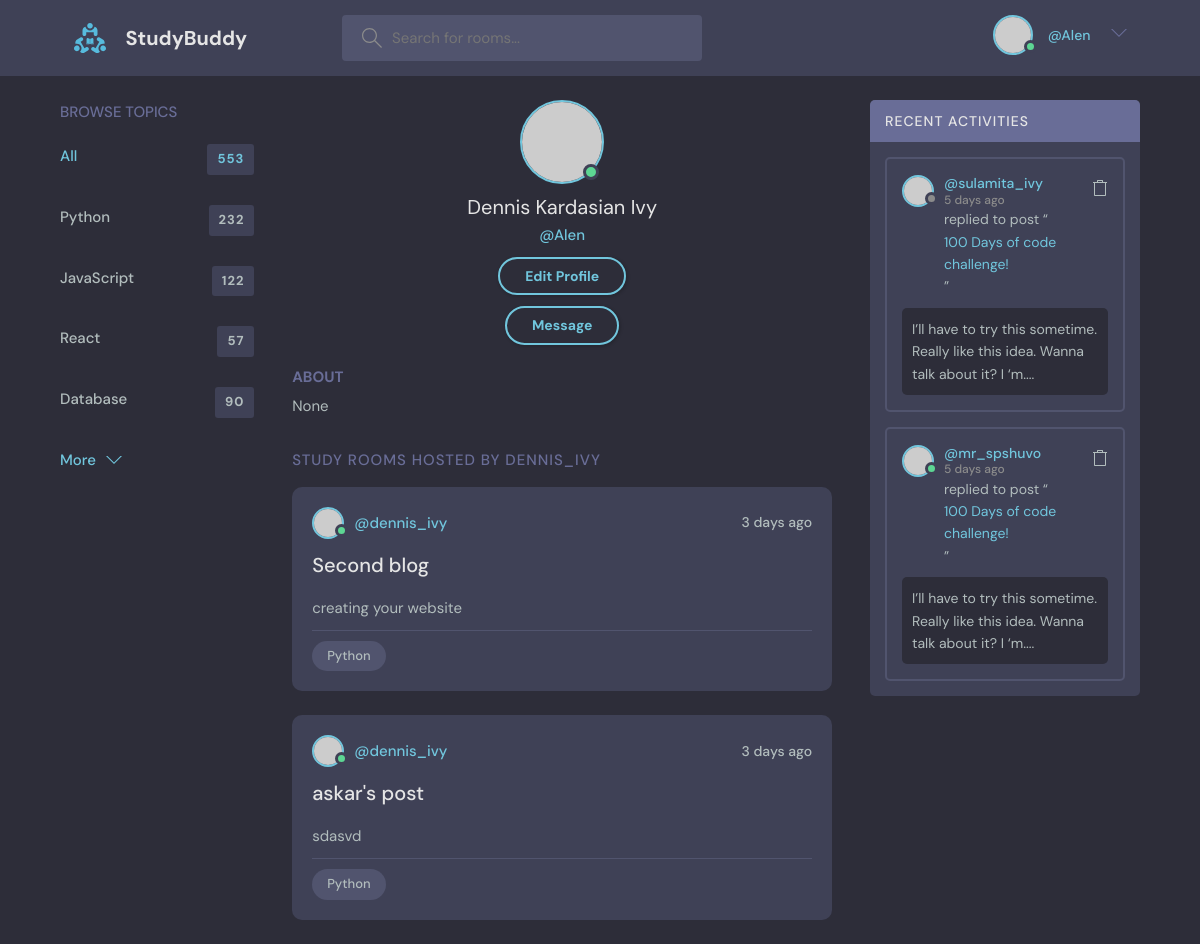
Before: /user-post/3 (signed in) with the older database file.
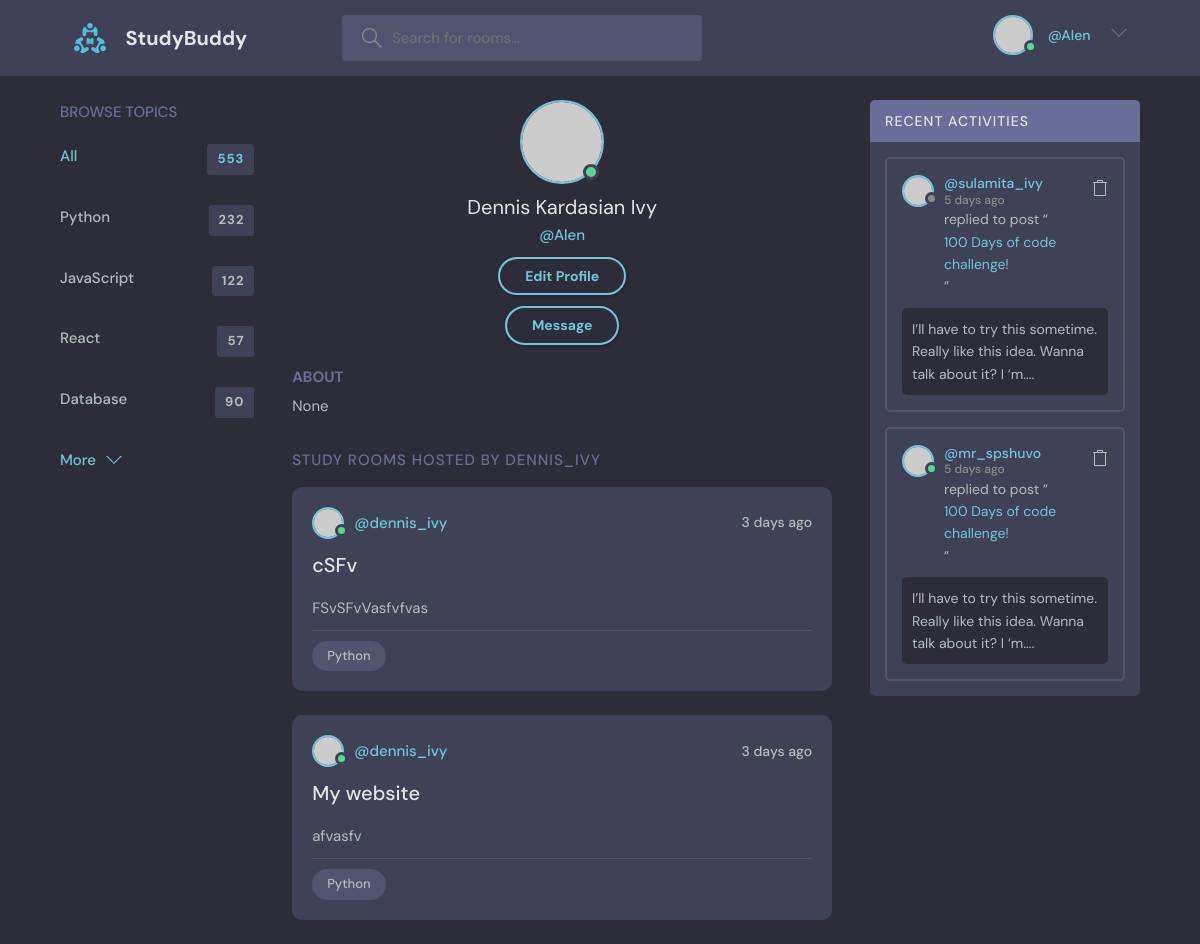
After: the same page with the newer database file.
### SocialMedia/models.py (models this page shows, shortened)
class User(AbstractUser):
    first_name = models.CharField(max_length=30)
    second_name = models.CharField(max_length=30)
    bio_info = models.TextField(null=True, blank=True)
    follower = models.ManyToManyField('self', symmetrical=False, related_name='user_follower', null=True)
    following = models.ManyToManyField('self', symmetrical=False, related_name='user_following', null=True)
    def __str__(self):
        return self.username

class Post(models.Model):
    user = models.ForeignKey(User, on_delete=models.CASCADE)
    post_name = models.CharField(max_length=30)
    post_description = models.TextField()

### SocialMedia/views.py (the view)
# urls.py: path("user-post/<str:pk>", UserPost, name="user-post"),
@login_required(login_url='login')
def UserPost(request, pk):
    is_followed = False
    user = User.objects.get(id=pk)
    posts = user.post_set.all()
    for follower in user.follower.all():
        if follower == request.user:
            is_followed = True
    context = {
        'posts': posts,
        'user_post': user,
        'is_followed': is_followed,
        }
    return render(request, "SocialMedia/user/profile.html", context=context)

### SocialMedia/templates/SocialMedia/user/profile.html (shortened to what this page needs)
{% extends 'SocialMedia/base.html' %}
{% block content %}
  <main class="profile-page layout layout--3">
    <div class="container">
      <div class="topics">
        <div class="topics__header">
          <h2>Browse Topics</h2>
        </div>
        <ul class="topics__list">
          <li>
            <a href="/" class="active">All <span>553</span></a>
          </li>
          <li>
            <a href="/">Python <span>232</span></a>
          </li>
          <li>
            <a href="/">JavaScript <span>122</span></a>
          </li>
          <li>
            <a href="/">React <span>57</span></a>
          </li>
          <li>
            <a href="/">Database <span>90</span></a>
          </li>
        </ul>
        <button class="btn btn--link" href="/">
          More
          <svg version="1.1" xmlns="http://www.w3.org/2000/svg" width="32" height="32" viewBox="0 0 32 32">
            <title>chevron-down</title>
            <path d="M16 21l-13-13h-3l16 16 16-16h-3l-13 13z"></path>
          </svg>
        </button>
      </div>
      <div class="roomList">
        <div class="profile">
          <div class="profile__avatar">
            <div class="avatar avatar--large active">
              <img src="https://randomuser.me/api/portraits/men/11.jpg" />
            </div>
          </div>
          <div class="profile__info">
            <h3>Dennis Kardasian Ivy</h3>
            <p>@{{user_post.username}}</p>
            {% if user_post.id == request.user.id %}
            <a href="{% url 'edit-user' user.id %}" class="btn btn--main btn--pill">Edit Profile</a>
            {% endif %}
            <div>
              <a href="{% url 'chat' user_post.id %}" class="btn btn--main btn--pill" style="margin-top: 2%">Message</a>
            </div>
          </div>
          <div class="profile__about">
            <h3>About</h3>
            <p>
              {{user_post.bio_info}}
            </p>
          </div>
        </div>
        <div class="roomList__header">
          <div>
            <h2>Study Rooms Hosted by dennis_ivy</a>
            </h2>
          </div>
        </div>
        {% for post in posts %}
    <div class="roomListRoom">
      <div class="roomListRoom__header">
        <a href="profile.html" class="roomListRoom__author">
          <div class="avatar avatar--small active">
            <img src="https://randomuser.me/api/portraits/men/11.jpg" />
          </div>
          <span>@dennis_ivy</span>
        </a>
        <div class="roomListRoom__actions">
          <span>3 days ago</span>
        </div>
      </div>
      <div class="roomListRoom__content">
        <a href="{% url 'post-room' post.id %}">{{post.post_name}}</a>
        <p>
          {{post.post_description}}
        </p>
      </div>
      <div class="roomListRoom__meta">
        <p class="roomListRoom__topic">Python</p>
      </div>
    </div>
{% endfor %}
      </div>
      <div class="activities">
        <div class="activities__header">
          <h2>Recent Activities</h2>
        </div>
        <div class="activities__box">
          <div class="activities__boxHeader roomListRoom__header">
            <a href="profile.html" class="roomListRoom__author">
              <div class="avatar avatar--small">
                <img src="https://randomuser.me/api/portraits/women/11.jpg" />
              </div>
              <p>
                @sulamita_ivy
                <span>5 days ago</span>
              </p>
            </a>
            <div class="roomListRoom__actions">
              <a href="#">
              </a>
            </div>
          </div>
          <div class="activities__boxContent">
            <p>replied to post “<a href="room.html">100 Days of code challenge!</a>”</p>
            <div class="activities__boxRoomContent">
              I’ll have to try this sometime. Really like this idea. Wanna talk about it? I ‘m....
            </div>
          </div>
        </div>
        <div class="activities__box">
          <div class="activities__boxHeader roomListRoom__header">
            <a href="profile.html" class="roomListRoom__author">
              <div class="avatar avatar--small active">
                <img src="https://randomuser.me/api/portraits/men/13.jpg" />
              </div>
              <p>
                @mr_spshuvo
                <span>5 days ago</span>
              </p>
            </a>
            <div class="roomListRoom__actions">
              <a href="#">
              </a>
            </div>
          </div>
          <div class="activities__boxContent">
            <p>replied to post “<a href="room.html">100 Days of code challenge!</a>”</p>
            <div class="activities__boxRoomContent">
              I’ll have to try this sometime. Really like this idea. Wanna talk about it? I ‘m....
            </div>
          </div>
        </div>
      </div>
    </div>
  </main>
{% endblock %}

### SocialMedia/templates/SocialMedia/base.html (shortened to what this page needs)
<!DOCTYPE html>
<html lang="en">
<head>
    {% load static%}
    <link rel="stylesheet" href="{% static 'css/style.css' %}" />
    <link rel="stylesheet" href="https://cdnjs.cloudflare.com/ajax/libs/font-awesome/6.3.0/css/all.min.css">
</head>
<body>
    {% include 'SocialMedia/includes/header.html' %}
    {% block content %}
    {% endblock %}
</body>
</html>

### SocialMedia/templates/SocialMedia/includes/header.html (shortened to what this page needs)
{% load static %}
<header class="header header--loggedIn">
    <div class="container">
      <a href="/" class="header__logo">
        <img src="{% static 'assets/logo.svg' %}" />
        <h1>StudyBuddy</h1>
      </a>
      <form class="header__search">
        <label>
          <input placeholder="Search for rooms..." />
        </label>
      </form>
      <nav class="header__menu">
        {% if user.is_authenticated %}
        <div class="header__user">
          <a href="{% url 'user-post' user.id %}">
            <div class="avatar avatar--medium active">
              <img src="https://randomuser.me/api/portraits/men/37.jpg" />
            </div>
            <p>{{request.first_name}} {{request.second_name}}<span>@{{request.user}}</span></p>
          </a>
          <button class="dropdown-button">
            <svg version="1.1" xmlns="http://www.w3.org/2000/svg" width="32" height="32" viewBox="0 0 32 32">
              <title>chevron-down</title>
              <path d="M16 21l-13-13h-3l16 16 16-16h-3l-13 13z"></path>
            </svg>
          </button>
        </div>
        {% endif %}
      </nav>
    </div>
  </header>

Changed rows visible on the page:
removed Post: post_name "Second blog", post_description "creating your website"
removed Post: post_name "askar's post", post_description "sdasvd"
added Post: post_name "cSFv", post_description "FSvSFvVasfvfvas"
added Post: post_name "My website", post_description "afvasfv"
